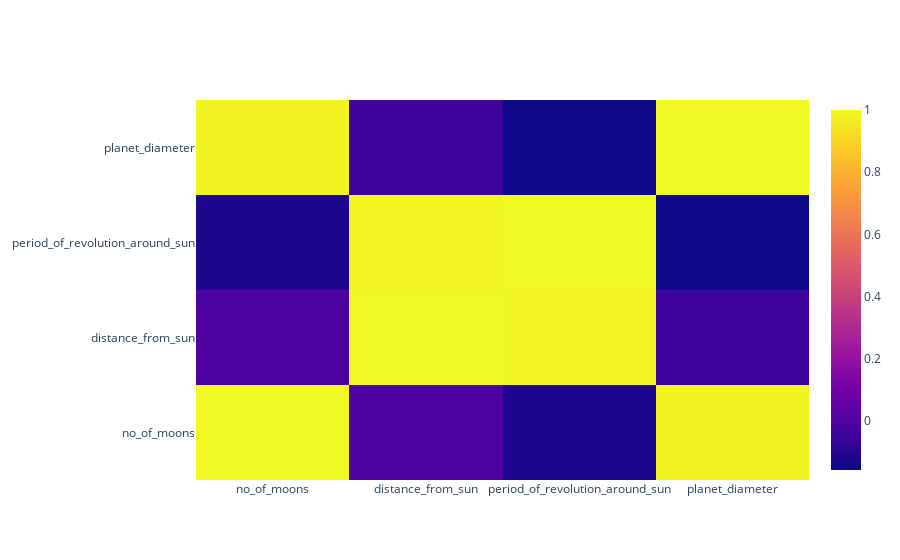

Here is the notebook cell this chart was saved with:
### Code cell
data = [trace0]
offline.iplot(data)

### Figure 1 — Plotly figure (JSON) as saved in the notebook; plotly's stock layout.template omitted (floating-point values rounded to 4 significant figures)
{"data": [{"type": "heatmap", "x": ["no_of_moons", "distance_from_sun", "period_of_revolution_around_sun", "planet_diameter"], "y": ["no_of_moons", "distance_from_sun", "period_of_revolution_around_sun", "planet_diameter"], "z": [[1, -0.01152, -0.1182, 0.9854], [-0.01152, 1, 0.9888, -0.04939], [-0.1182, 0.9888, 1, -0.1567], [0.9854, -0.04939, -0.1567, 1]]}], "layout": {"autosize": true, "xaxis": {"autorange": true, "range": [-0.5, 3.5], "type": "category"}, "yaxis": {"autorange": true, "range": [-0.5, 3.5], "type": "category"}}}
